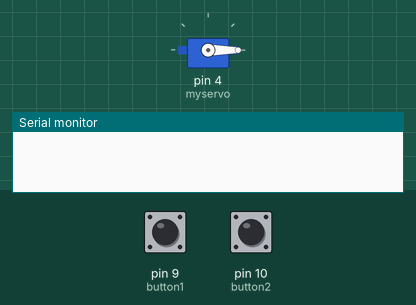
This sketch was run on a simulated Arduino Uno, built with avr-gcc and run on an emulated ATmega328P. On the bench: servo, the last lines printed to the serial monitor. The inputs (shaded band) are chosen by the test bench; at power-on: pin 9 (button1) LOW, pin 10 (button2) LOW.

Above: at 1.2 s.
1.3 s: pin 9 (button1) pulled HIGH for 3.2 s
At 3.7 s:
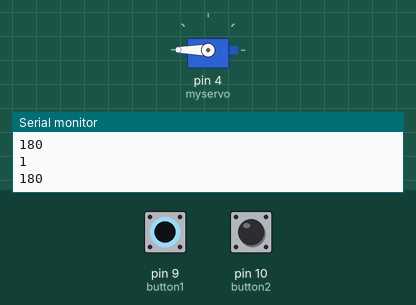
6.0 s: pin 10 (button2) pulled HIGH for 0.15 s
At 7.2 s:
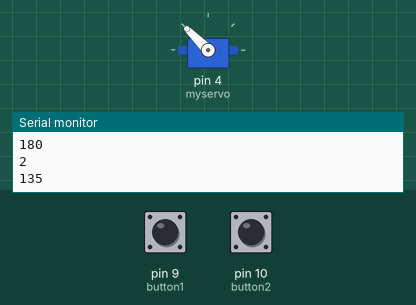
7.6 s: pin 10 (button2) pulled HIGH for 1 s
At 8.9 s:
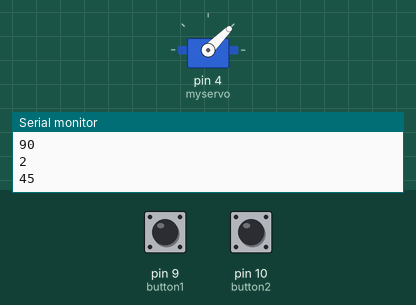
Timing chart, 0 to 10.6 s (numbered marks = the images above; inputs shaded):
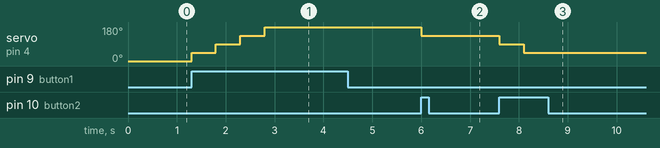

Measured:
- after the input at 1.3 s, servo on pin 4 (myservo): 0° → 45° at once, → 90° 0.50 s later, → 135° 0.50 s later, → 180° 0.50 s later
- after the input at 6.0 s, servo on pin 4 (myservo): 180° → 135° at once
- after the input at 7.6 s, servo on pin 4 (myservo): 135° → 90° at once, → 45° 0.50 s later

The sketch:

lab10_level2.ino
```cpp
// C++ code
// Emre YILMAZ
// 03.08.2021

#include <Servo.h>

Servo myservo;

int degree = 0;
int button1 = 9; // button 1 is set to pin 9
int button2 = 10; // button2 is set to pin 10

void setup()
{
  myservo.attach(4);
  myservo.write(0); // at the begining i set the position for 0 degree
  Serial.begin(9600);
  pinMode(button1, INPUT);
  pinMode(button2, INPUT);

}

void loop()
{

  if(digitalRead(button1)==HIGH){ // it will increase the position 45 degree
    Serial.println("1");
    degree += 45;
    if(degree > 180){ // if the degree is 180 and we press the button 1 the degree's value will be 225
      // and if we press the button 2 it will decrease it to 180 and we have to press again to get it to position 135 degree
      // this code block will prevent that error
      degree = 180;
    }
    Serial.println(degree);
    myservo.write(degree);
    delay(500);

  }
  if(digitalRead(button2)== HIGH){ // it will decrease the position 45 degree
    Serial.println("2");
    degree -= 45;
    if(degree < 0){ // if the degree is 0 and we press the button 2 the degree's value will be -45
      // and if we press the button 1 it will increase it to 0 and we have to press again to get it to position 45 degree
      // this code block will prevent that error
      degree = 0;
    }
    Serial.println(degree);
    myservo.write(degree);
    delay(500);
  }

}
```
